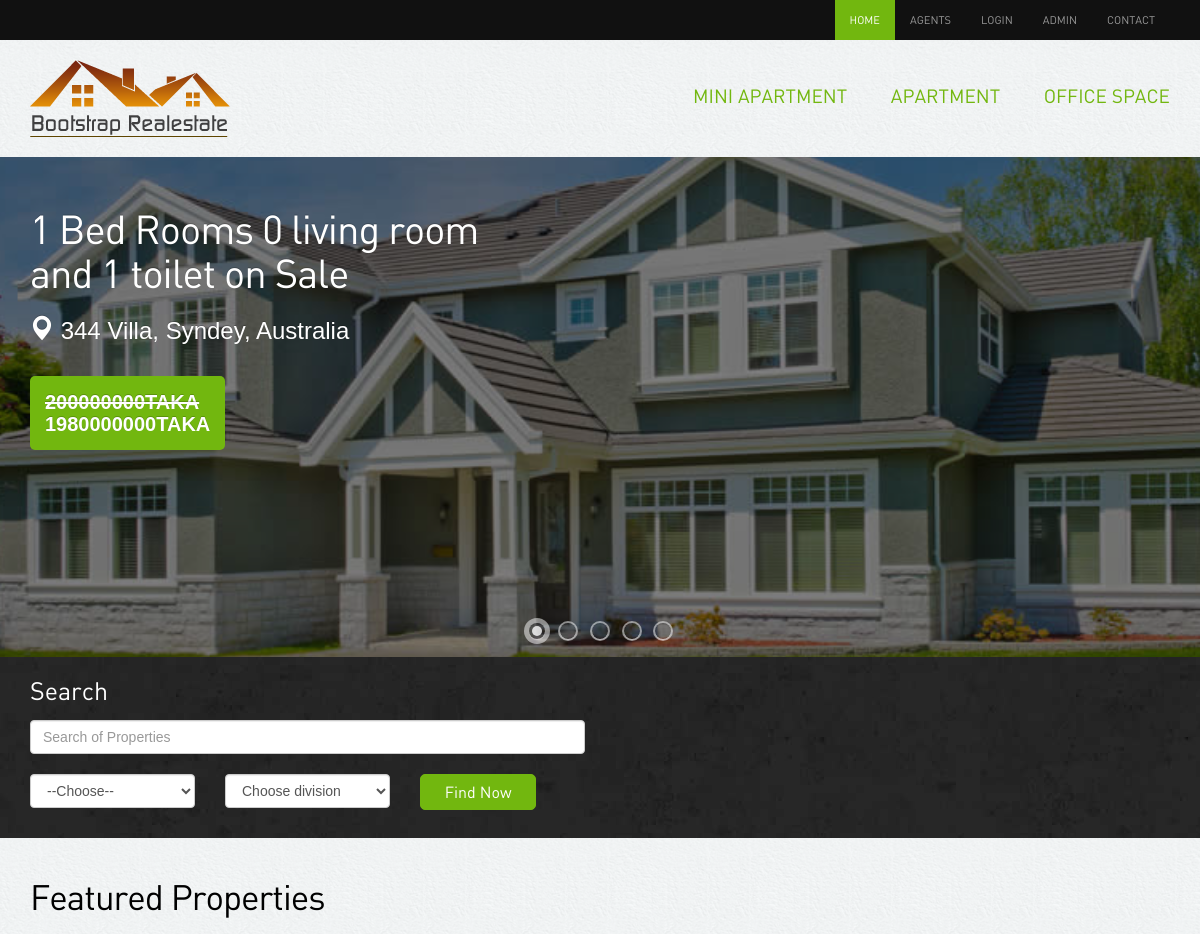
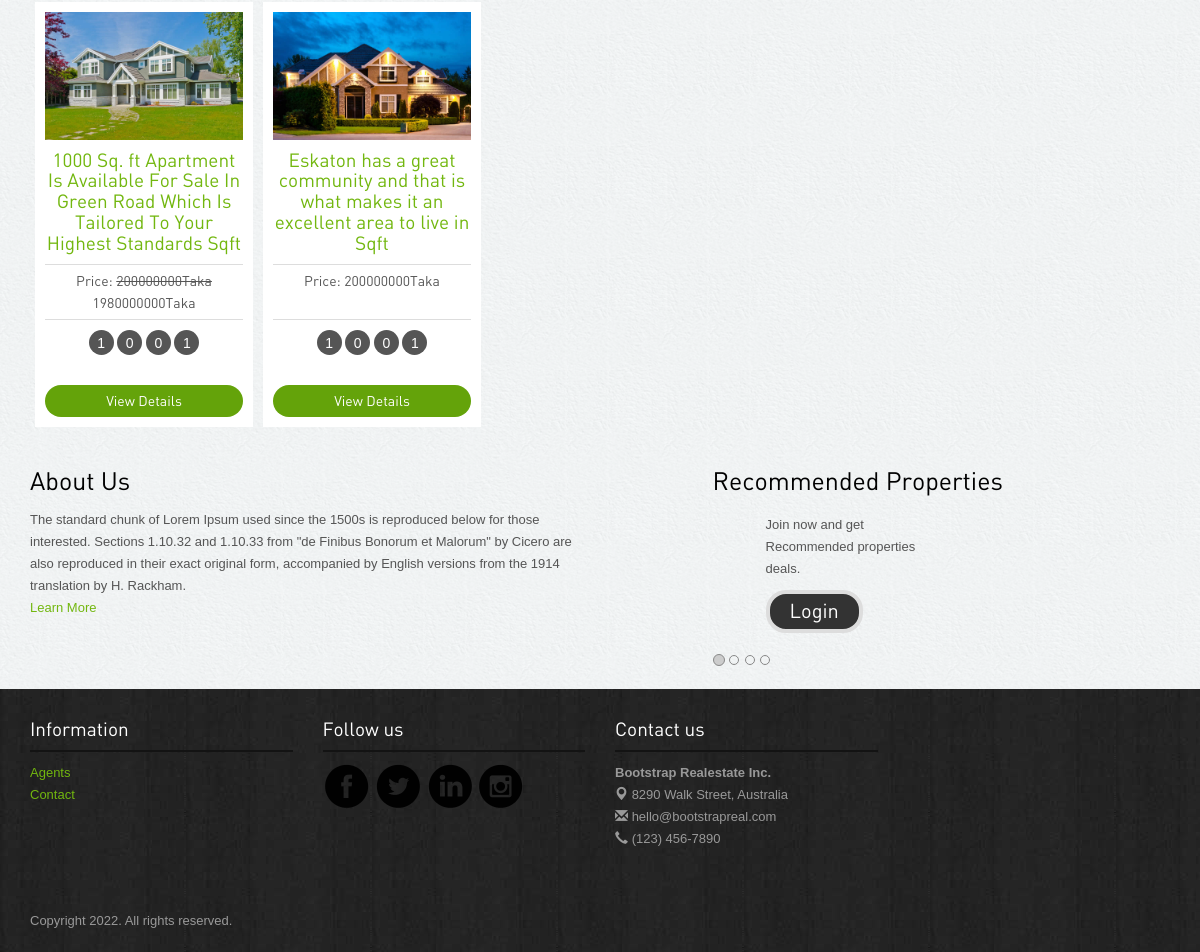
The page / on the database its author committed (2 pictures, top to bottom).
### tables this page shows
CREATE TABLE `category` (
  `cat_id` int(11) NOT NULL,
  `cat_name` varchar(151) NOT NULL,
  `flag` int(11) NOT NULL
);

CREATE TABLE `properties` (
  `id` int(11) NOT NULL,
  `cat_id` int(11) NOT NULL,
  `title` varchar(151) NOT NULL,
  `floar` varchar(255) NOT NULL,
  `flatcode` varchar(151) DEFAULT NULL,
  `sqft` varchar(191) NOT NULL,
  `description` text NOT NULL,
  `price` varchar(191) NOT NULL,
  `discount` varchar(191) NOT NULL,
  `status` tinyint(4) NOT NULL,
  `quantity` int(11) NOT NULL,
  `bed_room` int(11) NOT NULL,
  `living_room` int(11) NOT NULL,
  `kitchen` int(11) NOT NULL,
  `parking` int(11) NOT NULL,
  `toilet` int(11) NOT NULL,
  `division` varchar(155) NOT NULL,
  `location` varchar(191) NOT NULL,
  `agent_id` int(11) NOT NULL,
  `image_one` varchar(191) NOT NULL,
  `image_two` varchar(191) NOT NULL,
  `image_three` varchar(191) NOT NULL,
  `belkuni` int(11) NOT NULL
);

### index.php (the view, shortened to what this page needs)
<?php include'header.php';?>
<div class="">
  <div id="slider" class="sl-slider-wrapper">
        <div class="sl-slider">
        <?php
 $con = new mysqli("localhost", "root", "", "realstate");
      $query = "SELECT * FROM properties ORDER BY RAND() limit 5";
      $result = $con->query($query);
      if ($result->num_rows > 0) {
          foreach ($result as $i => $val) {
        ?>
          <div class="sl-slide" data-orientation="horizontal" data-slice1-rotation="-25" data-slice2-rotation="-25" data-slice1-scale="2" data-slice2-scale="2">
            <div class="sl-slide-inner">
              <div class="bg-img bg-img-<?php echo $i+1; ?>"></div>
              <h2><a href="property-detail.php?flatid=<?php echo $val['id'] ?>"><?php echo $val['bed_room']." Bed Rooms ".$val['living_room']." living room and ".$val['toilet']." toilet"; ?> on Sale</a></h2>
              <a href="property-detail.php?flatid=<?php echo $val['id'] ?>">
              <blockquote>
              <p class="location"><span class="glyphicon glyphicon-map-marker"></span> <?php echo $val['location']; ?></p>
              <cite><?php   $dis = round(($val['price']*$val['discount'])-(($val['price']*$val['discount'])/100));
        if ($dis!=0) {
          echo "<del>".$val['price']."Taka</del><br>".$dis."Taka";
        }else{
          echo $val['price']."Taka <br><br>";
        } ?></cite>
              </blockquote></a>
            </div>
          </div>
          <?php } }?>
        </div>
        <nav id="nav-dots" class="nav-dots">
          <span class="nav-dot-current"></span>
          <span></span>
          <span></span>
          <span></span>
          <span></span>
        </nav>
      </div>
</div>
<div class="banner-search">
  <div class="container">
    <h3>Search </h3>
    <div class="searchbar">
      <div class="row">
        <div class="col-lg-6 col-sm-6">
          <form method="get" action="search.php">
          <input type="text" class="form-control" name="key" placeholder="Search of Properties">
          <div class="row">
            <div class="col-lg-4 col-sm-4 ">
              <select required name="cat" class="form-control">
                <option selected="true" disabled="disabled"  value="">--Choose--</option>
              </select>
            </div>
            <div class="col-lg-4 col-sm-4">
             <select required class="form-control" name="div" id="">
                  <option selected="true" disabled="disabled"  value="">Choose division</option>
                </select>
              </div>
              <div class="col-lg-3 col-sm-4">
              <button class="btn btn-success" type="submit" name="search">Find Now</button>
              </div>
          </div>
          </form>
        </div>
        <div class="col-lg-5 col-lg-offset-1 col-sm-6 ">
                 </div>
      </div>
    </div>
  </div>
</div>
<div class="container">
  <div class="properties-listing spacer">
    <h2>Featured Properties</h2>
    <div id="owl-example" class="owl-carousel">
     <?php
      $query = "SELECT * FROM properties Order By id desc Limit 10";
      $result = $con->query($query);
      if ($result->num_rows > 0) {
          foreach ($result as $key => $value) {
     ?>
      <div class="properties">
        <div class="image-holder"><img src="<?php echo $value['image_one'] ?>" class="img-responsive" alt="properties"/>
        </div>
        <h4><a href="property-detail.php?flatid=<?php echo $value['id'] ?>"><?php echo $value['title'];?> Sqft</a></h4>
        <p class="price">Price:
         <?php  $dis = round(($value['price']*$value['discount'])-(($value['price']*$value['discount'])/100));
        if ($dis!=0) {
          echo "<del>".$value['price']."Taka</del><br>".$dis."Taka";
        }else{
          echo $value['price']."Taka <br><br>";
        }
        ?> </p>
        <div class="listing-detail"><span data-toggle="tooltip" data-placement="bottom" data-original-title="Bed Room"><?php echo $value['bed_room']; ?></span> <span data-toggle="tooltip" data-placement="bottom" data-original-title="Living Room"><?php echo $value['living_room']; ?></span> <span data-toggle="tooltip" data-placement="bottom" data-original-title="Parking"><?php echo $value['parking']; ?></span> <span data-toggle="tooltip" data-placement="bottom" data-original-title="Kitchen"><?php echo $value['kitchen']; ?></span> </div>
        <a class="btn btn-primary" href="property-detail.php?flatid=<?php echo $value['id'] ?>">View Details</a>
      </div>
     <?php }}else{ ?>
       <div class="col-lg-5 col-lg-offset-1 col-sm-6 ">
          <p>Join now and get updated with all the properties deals.</p>
          <button class="btn btn-info"   data-toggle="modal" data-target="#loginpop">Login</button> </div> <?php } ?>
    </div>
  </div>
  <div class="spacer">
    <div class="row">
      <div class="col-lg-6 col-sm-9 recent-view">
        <h3>About Us</h3>
        <p>The standard chunk of Lorem Ipsum used since the 1500s is reproduced below for those interested. Sections 1.10.32 and 1.10.33 from "de Finibus Bonorum et Malorum" by Cicero are also reproduced in their exact original form, accompanied by English versions from the 1914 translation by H. Rackham.<br><a href="about.php">Learn More</a></p>
      </div>
      <div class="col-lg-5 col-lg-offset-1 col-sm-3 recommended">
        <h3>Recommended Properties</h3>
        <div id="myCarousel" class="carousel slide">
          <ol class="carousel-indicators">
            <li data-target="#myCarousel" data-slide-to="0" class="active"></li>
            <li data-target="#myCarousel" data-slide-to="1" class=""></li>
            <li data-target="#myCarousel" data-slide-to="2" class=""></li>
            <li data-target="#myCarousel" data-slide-to="3" class=""></li>
          </ol>
          <div class="carousel-inner">
            <?php
              if (isset($_SESSION['admin'])=='admin') {
            $userid =$_SESSION['user_id'];
            $usrqre = "SELECT * FROM users WHERE user_id = $userid ";
                    $res = $con->query($usrqre);
                        $getvalue = mysqli_fetch_array($res);
                        $division = $getvalue['division'];
            $query = "SELECT * FROM properties WHERE division='$division' ORDER BY RAND() limit 3";
      $result = $con->query($query);
      if ($result->num_rows > 0) {
          foreach ($result as $i => $val) {
        ?>
            <div class="item <?php if($i==0){
              echo "active";
            }?>">
              <div class="row">
                <div class="col-lg-4"><img src="<?php echo $val['image_one'];?>" class="img-responsive" alt="properties"/></div>
                <div class="col-lg-8">
                  <h5><a href="property-detail.php?flatid=<?php echo $val['id'] ?>"><?php echo $val['title'];?></a></h5>
                  <p class="price"><?php $dis = round(($val['price']*$val['discount'])-(($val['price']*$val['discount'])/100));
        if ($dis!=0) {
          echo "<del>".$val['price']."Taka</del><br>".$dis."Taka";
        }else{
          echo $val['price']."Taka <br><br>";
        } ?></p>
                  <a href="property-detail.php?flatid=<?php echo $val['id'] ?>" class="more">More Detail</a> </div>
              </div>
            </div>
          <?php } } }else{ ?>
             <div class="col-lg-5 col-lg-offset-1 col-sm-6 ">
          <p>Join now and get Recommended properties deals.</p>
          <a class="btn btn-info" href="login.php">Login</a>        </div>
      </div>
    <?php } ?>
          </div>
        </div>
      </div>
    </div>
  </div>
<?php include'footer.php';?>

### header.php (shortened to what this page needs)
<!DOCTYPE html>
<html lang="en">
<head>
 	<link rel="stylesheet" href="assets/bootstrap/css/bootstrap.css" />
  <link rel="stylesheet" href="assets/style.css"/>
<link rel="stylesheet" href="assets/owl-carousel/owl.carousel.css">
<link rel="stylesheet" href="assets/owl-carousel/owl.theme.css">
    <link rel="stylesheet" type="text/css" href="assets/slitslider/css/style.css" />
    <link rel="stylesheet" type="text/css" href="assets/slitslider/css/custom.css" />
</head>
<body>
<div class="navbar-wrapper">
        <div class="navbar-inverse" role="navigation">
          <div class="container">
            <div class="navbar-collapse  collapse">
              <ul class="nav navbar-nav navbar-right">
               <li class="active"><a href="index.php">Home</a></li>
                <li><a href="agents.php">Agents</a></li>
                <?php
                $con = new mysqli("localhost", "root", "", "realstate");
                  if (isset($_SESSION['admin'])=='admin') { ?>
                    <li><span style="color:white;">(<?php echo $_SESSION['name']; ?>)</span><a href="?logout=logout">Logout</a></li>
                    <?php }else{ ?>
                      <li><a href="login.php">Login</a></li>
                <?php } ?>
                <li><a href="admin/index.php">Admin</a></li>
                <li><a href="contact.php">Contact</a></li>
              </ul>
            </div>
          </div>
        </div>
    </div>
<div class="container">
<div class="header">
<a href="index.php"><img src="images/logo.png" alt="Realestate"></a>
              <ul class="pull-right">
                <?php
                   $query = "SELECT * FROM  category where flag=1 Order By cat_id desc";
                   $result = $con->query($query);
                   foreach ($result as $key => $value) {
                ?>
                <li><a href="allproduct.php?categoryid=<?php echo $value['cat_id']?>"><?php echo $value['cat_name']?></a></li>
                <?php } ?>
              </ul>
</div>
</div>

### assets/style.css (style rules this page uses)
body { color:#555; font:normal 13px/22px Arial; background:url(../images/bgmain.png) #eee; }
h1,h2,h3,h4,h5 { font-weight:normal; font-family: din;margin: 0;padding: 0;color: #000 }
h2 { font-size: 35px; letter-spacing: -1px;margin-bottom: 20px; }
h3 { margin: 0 0 15px 0; font-size: 25px; }
h4 { margin: 10px 0; font-size: 19px; }
p { margin-bottom: 30px; }
a { color:#72b70f; text-decoration:none;outline: none; }
.spacer { margin-top: 40px;margin-bottom:40px; }
select,input { outline: 0; margin-bottom: 20px; }
.btn { border-radius: 5px; font-family: din; outline: none; }
.btn-success { background: #72b70f;border:1px solid #72b70f;padding:6px 20px; font-size:16px; width: 100%; }
.btn-primary { background: #64a30a;border:none;width: 100%;border-radius: 20px; }
.btn-info { background: #333;border:4px solid #ddd;padding: 3px 20px; font-size:20px; border-radius: 20px; }
.header { padding: 20px 0; }
.header ul { list-style: none;margin: 0; padding: 0;margin-top: 25px; }
.header ul li { display: inline-block; padding: 0 0 0 40px; }
.header ul li a { font-size: 19px;font-family: din;text-transform: uppercase; }
.navbar-inverse { background-color: #111; }
.navbar-inverse .navbar-nav > li > a { font-size: 11px;padding-top: 10px;padding-bottom: 10px;font-family: din;text-transform: uppercase; }
.navbar-inverse .navbar-nav > .active > a, .navbar-inverse .navbar-nav > .active > a:hover, .navbar-inverse .navbar-nav > .active > a:focus { background-color: #72b70f; }
.banner-search { background:url(../images/bginside.jpg) #111;color: #fff;padding: 20px 0 10px 0; font-size: 16px; }
.banner-search h3 { color: #fff; }
.properties-listing div.properties { padding: 10px; background-color: #fff;text-align: center; margin-bottom: 20px; }
.owl-wrapper-outer div.properties { margin: 0 5px; }
.properties-listing div.properties .image-holder { position: relative; }
.properties-listing div.properties p { margin-bottom: 10px; font-size: 14px;border-top: 1px solid #ddd;border-bottom: 1px solid #ddd;padding: 5px 0;font-family: din; }
.listing-detail { margin-bottom: 30px; }
.listing-detail span { color: #fff; width: 25px; height: 25px; background-color: #555;display: inline-block;border-radius:25px; text-align: center;line-height: 26px; font-size: 14px;cursor: crosshair; }
.recommended { position: relative; }
.recommended .carousel-indicators { position: absolute;text-align: left;left: 0;bottom: -40px;margin: 0; }
.recommended .carousel-indicators li { border: 1px solid #888; }
.recommended .carousel-indicators .active { background-color:#ccc; }
.recommended p { margin: 5px 0 10px 0; }

### assets/slitslider/css/style.css (style rules this page uses)
.sl-slider-wrapper { width: 800px; height: 400px; margin: 0 auto; position: relative; overflow: hidden; }
.sl-slider { position: absolute; top: 0; left: 0; }
.sl-slide, .sl-slides-wrapper, .sl-slide-inner { position: absolute; width: 100%; height: 100%; top: 0; left: 0; }
.sl-slide { z-index: 1; }
.sl-slide-horizontal .sl-slide-inner { background: #000; }

### rows shown on the page
category: cat_name "MINI APARTMENT"
category: cat_name "APARTMENT"
category: cat_name "OFFICE SPACE"
properties: bed_room "1", living_room "0", toilet "1", location "344 Villa, Syndey, Australia", price "200000000", dis "1980000000", image_one (picture), title "1000 Sq. ft Apartment Is Available For Sale In Green Road Which Is Tailored To Your Highest Standards", parking "0", kitchen "1"
properties: image_one (picture), title "Eskaton has a great community and that is what makes it an excellent area to live in", price "200000000", bed_room "1", living_room "0", parking "0", kitchen "1"
properties: image_one (picture)
